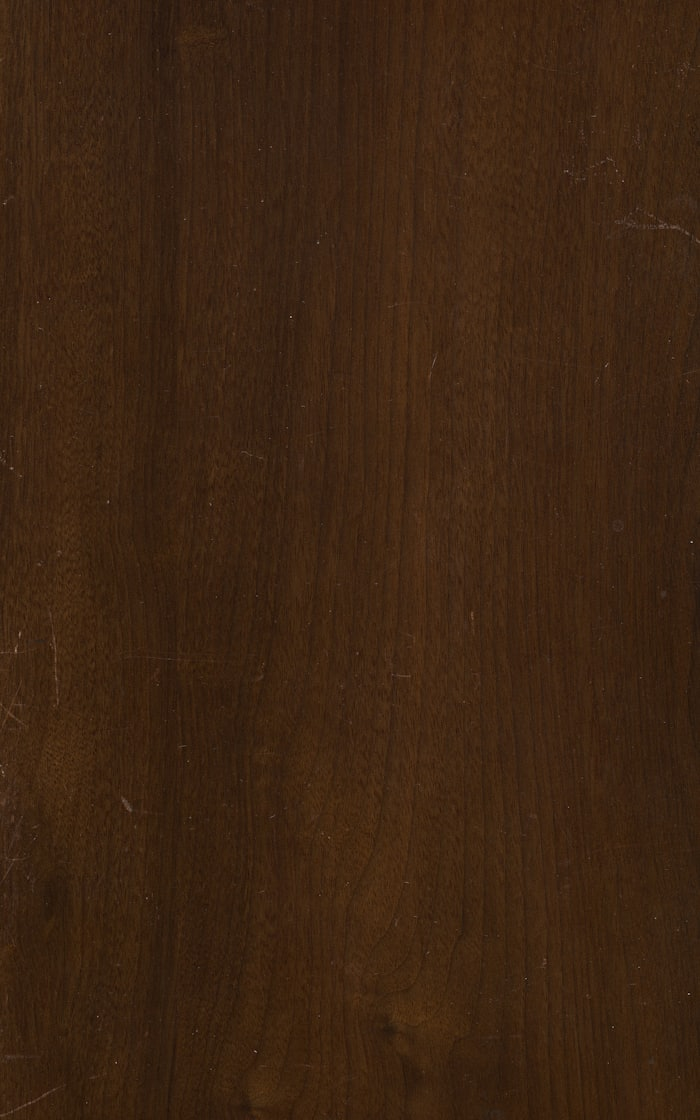
#> input picture walnut.jpg, 700 x 1120 px
$ python -i imaging.py   (imports and definitions only)
#> lines starting #> are read from the running program, lines starting #| are printed output that depends on the picture
"""Convert a generated image into a 1-bit 800x480 image for the e-ink panel.

Replaces the HA `shell_command.prepare_rotated_artwork` step. All resizing and
Floyd-Steinberg dithering happen here, so the device renders the pre-dithered
image directly with no on-device scaling.
"""
from __future__ import annotations

import io
from pathlib import Path

from PIL import Image

from ..constants import DISPLAY_HEIGHT, DISPLAY_WIDTH


def to_eink_image(source: bytes, fmt: str = "PNG", orientation: str = "landscape") -> bytes:
    """Return 1-bit bytes sized exactly DISPLAY_WIDTH x DISPLAY_HEIGHT (the panel).

    The panel is physically 800x480. For a portrait-mounted frame we compose the
    art at 480x800, dither, then rotate 90° into the 800x480 buffer so it reads
    upright when the frame hangs vertically. `fmt` is "PNG" (frame) or "BMP".
    """
    with Image.open(io.BytesIO(source)) as raw:
        rgb = raw.convert("RGB")
        if orientation == "portrait":
            fitted = _fit(rgb, DISPLAY_HEIGHT, DISPLAY_WIDTH)  # 480x800
            panel = _binarize(fitted).rotate(90, expand=True)  # -> 800x480
        else:
            fitted = _fit(_orient_landscape(rgb), DISPLAY_WIDTH, DISPLAY_HEIGHT)
            panel = _binarize(fitted)
        # `panel` is 8-bit grayscale with pure 0/255 pixels. ESPHome's
        # online_image decoder is unreliable with 1-bit-depth PNGs, so keep PNG
        # 8-bit; BMP stays 1-bit for size.
        out_img = panel if fmt.upper() == "PNG" else panel.convert("1")
        out = io.BytesIO()
        out_img.save(out, format=fmt)
        return out.getvalue()


def to_eink_bmp(source: bytes) -> bytes:
    """Backwards-compatible 1-bit BMP helper (landscape)."""
    return to_eink_image(source, fmt="BMP")


def to_display_original(source: bytes) -> bytes:
    """Compress the raw generated image for app zoom / admin preview.

    The provider PNG is ~2 MB (RGB + paper-grain noise). The art is monochrome,
    so grayscale JPEG keeps the full 1024x1536 detail at ~a tenth of the size —
    small enough to archive daily on the Fly volume."""
    with Image.open(io.BytesIO(source)) as raw:
        gray = raw.convert("L")
        out = io.BytesIO()
        gray.save(out, format="JPEG", quality=90, optimize=True)
        return out.getvalue()


# Pixels at/above this 0-255 luminance become white, below become black. A hard
# threshold keeps flat paper-cut art crisp and the background pure white — unlike
# Floyd-Steinberg dithering, which speckles every off-white pixel into noise.
_BW_THRESHOLD = 128


def _binarize(image: Image.Image) -> Image.Image:
    """Threshold to pure black/white (mode 'L', values 0 or 255 only)."""
    return image.convert("L").point(lambda p: 255 if p >= _BW_THRESHOLD else 0)


def _orient_landscape(image: Image.Image) -> Image.Image:
    """Rotate portrait sources so the long edge is horizontal."""
    if image.height > image.width:
        return image.rotate(90, expand=True)
    return image


# White margin on each side of the panel, as a fraction of width/height. Keeps
# the whole artwork (incl. the signature) visible — no edge cropping — and gives
# a clean matted border. Applied here in post-processing, never in the prompt.
_MARGIN = 0.05


def _fit(image: Image.Image, width: int, height: int) -> Image.Image:
    """Contain-fit the whole image inside a `width`x`height` white canvas, leaving
    a `_MARGIN` border on every side. Nothing is cropped (letterboxed instead)."""
    inner_w = max(1, round(width * (1 - 2 * _MARGIN)))
    inner_h = max(1, round(height * (1 - 2 * _MARGIN)))
    scale = min(inner_w / image.width, inner_h / image.height)

    new_size = (max(1, round(image.width * scale)), max(1, round(image.height * scale)))
    scaled = image.resize(new_size, Image.LANCZOS)

    canvas = Image.new("RGB", (width, height), (255, 255, 255))
    canvas.paste(scaled, ((width - scaled.width) // 2, (height - scaled.height) // 2))
    return canvas


def save_image(image_bytes: bytes, path: Path) -> Path:
    path.parent.mkdir(parents=True, exist_ok=True)
    path.write_bytes(image_bytes)
    return path

>>> import cv2
>>> picture = cv2.imread('../../walnut.jpg', cv2.IMREAD_GRAYSCALE)
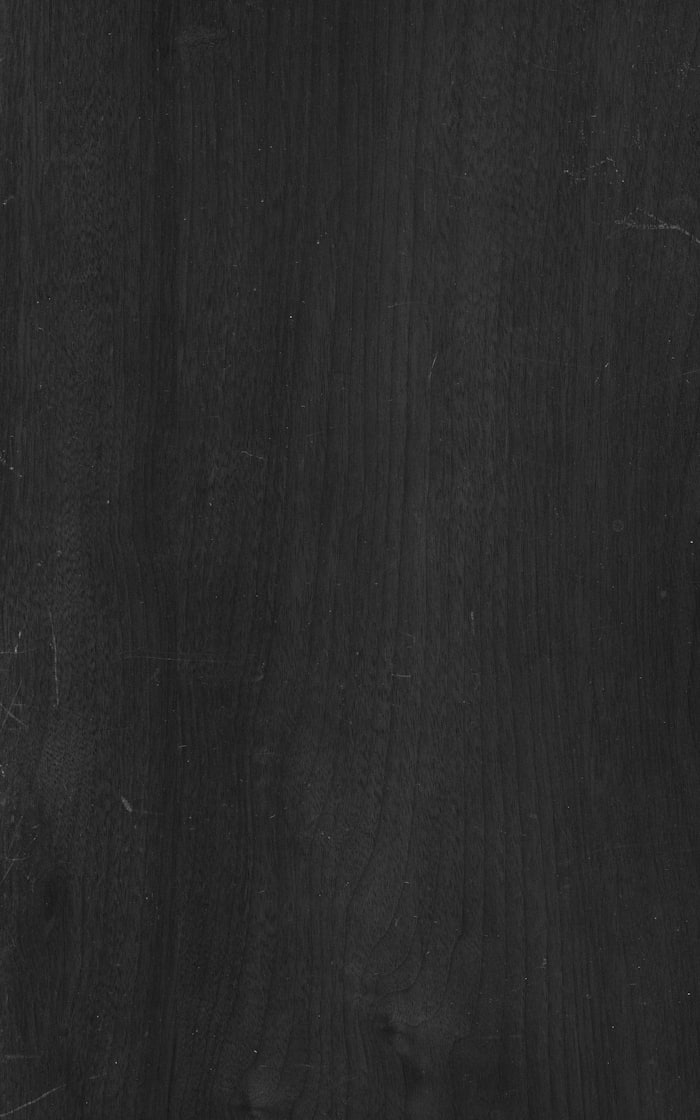
#> picture: shape (1120, 700); min 5, max 162, mean 41.7
>>> result = to_eink_bmp(picture)
#> (the run stopped early here; a loop or call above may not have finished)
